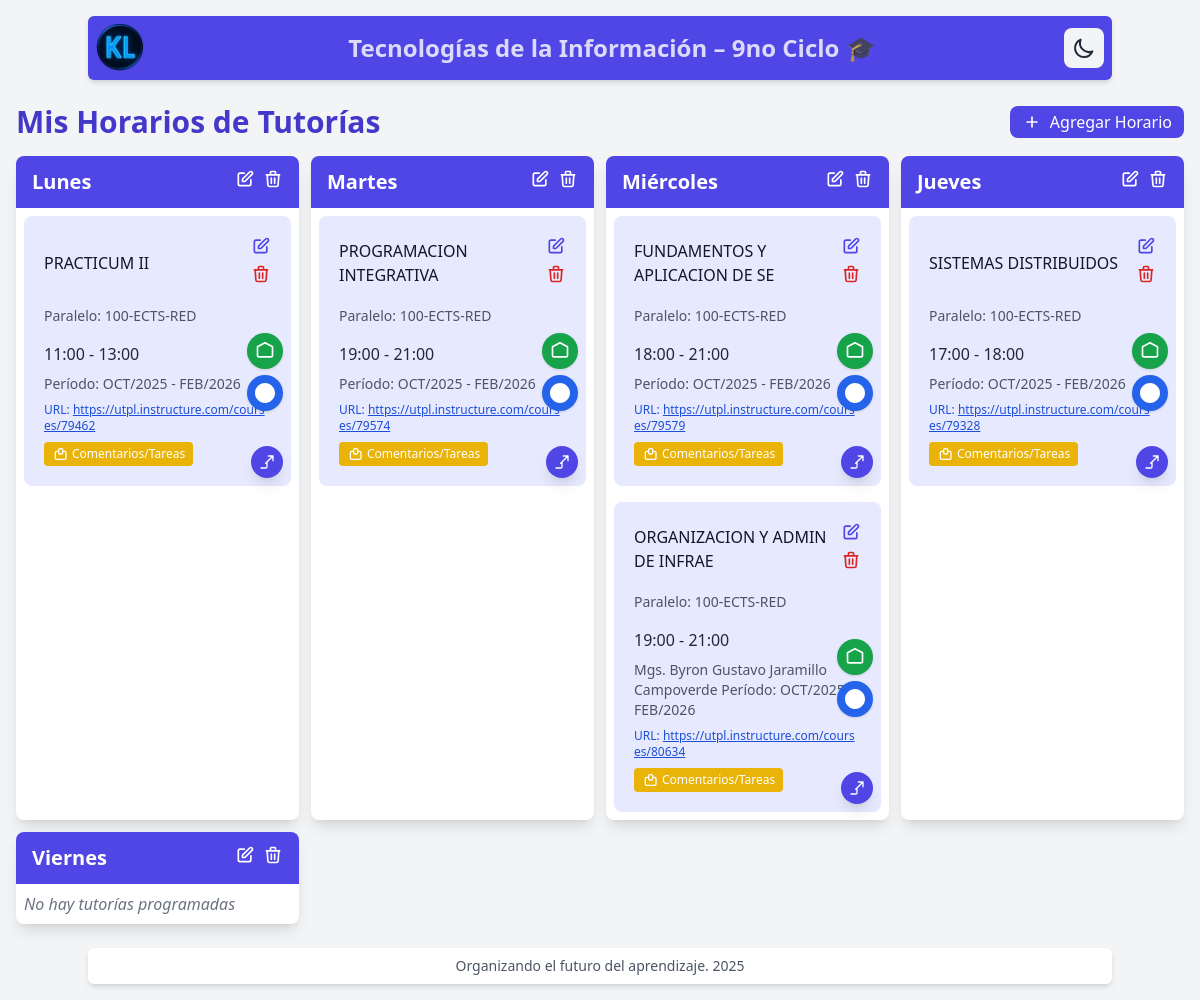
The app's page /, older data.
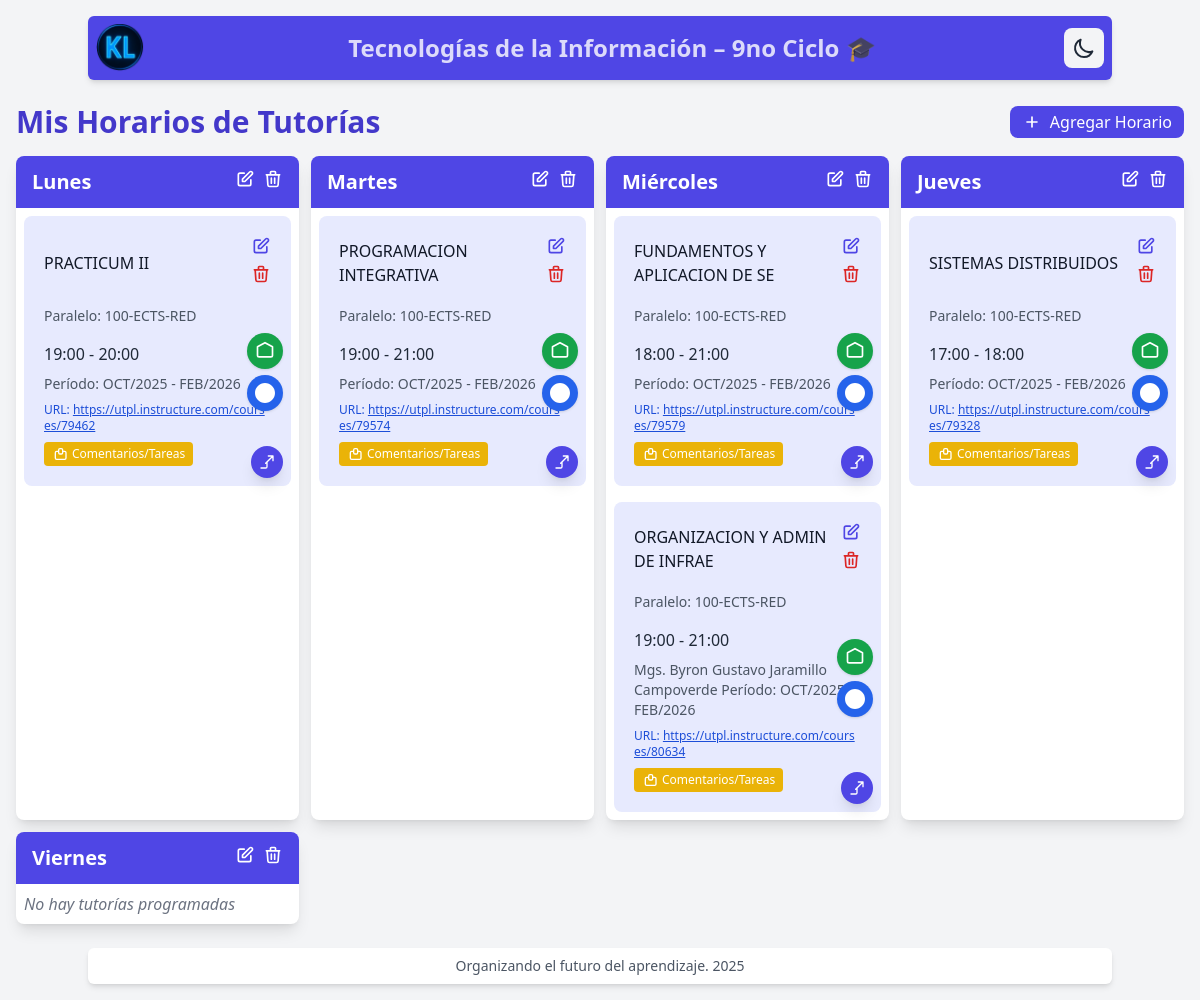
The same page, newer data.
### horarios/models.py (models this page shows, shortened)
class HorarioTutoria(models.Model):
    materia = models.CharField(max_length=100, default='Sin materia')
    paralelo = models.CharField(max_length=50, blank=True, null=True, verbose_name="Paralelo")
    dia = models.ForeignKey(DiaSemana, on_delete=models.CASCADE)
    hora_inicio = models.TimeField()
    hora_fin = models.TimeField()
    notas = models.TextField(blank=True, null=True, verbose_name="Notas (Opcional)")
    url_curso = models.CharField(max_length=300, blank=True, null=True, verbose_name="URL del Curso")
    ruta_local = models.CharField(max_length=500, blank=True, null=True, verbose_name="Ruta Local")
    url_zoom = models.CharField(max_length=300, blank=True, null=True, verbose_name="URL de Zoom")
    class Meta:
        verbose_name = "Horario de Tutoría"
        verbose_name_plural = "Horarios de Tutorías"
        ordering = ['dia', 'hora_inicio']

### horarios/views.py (the view)
# urls.py: path('', views.HorariosListView.as_view(), name='lista_horarios'),
class HorariosListView(ListView):
    model = DiaSemana
    template_name = 'horarios/horarios_list.html'
    context_object_name = 'dias_semana'
    ordering = ['orden']  # Ahora ordena por el campo 'orden'
    def get_queryset(self):
        return DiaSemana.objects.all().order_by('orden')

### horarios/templates/horarios/horarios_list.html (shortened to what the changed rows need)
{% extends 'base.html' %} {% block content %}
<div class="max-w-full mx-auto px-2 py-0">
  <div class="flex justify-between items-center mb-4">
    <h1 class="text-3xl font-bold text-indigo-700 dark:text-indigo-400">Mis Horarios de Tutorías</h1>
  </div>
  <div class="grid grid-cols-1 sm:grid-cols-2 md:grid-cols-3 lg:grid-cols-4 xl:grid-cols-6 2xl:grid-cols-7 gap-3">
    {% for dia in dias_semana %}
    <div class="bg-white dark:bg-dark-card rounded-lg shadow-lg overflow-hidden transition-colors">
      <div class="bg-indigo-600 dark:bg-indigo-800 px-4 py-3">
        <div class="flex justify-between items-center">
          <h2 class="text-xl font-semibold text-white">{{ dia.nombre }}</h2>
          <div class="flex space-x-2">
            <a href="{% url 'horarios:editar_dia' dia.id %}" class="text-white hover:text-gray-200 transition-colors" title="Editar día">
              <svg class="w-5 h-5" fill="none" stroke="currentColor" viewBox="0 0 24 24">
                <path stroke-linecap="round" stroke-linejoin="round" stroke-width="2" d="M11 5H6a2 2 0 00-2 2v11a2 2 0 002 2h11a2 2 0 002-2v-5m-1.414-9.414a2 2 0 112.828 2.828L11.828 15H9v-2.828l8.586-8.586z" />
              </svg>
            </a>
            <form method="post" action="{% url 'horarios:eliminar_dia' dia.id %}" class="inline" onsubmit="return confirm('¿Estás seguro de eliminar este día? No se podrá eliminar si tiene horarios asociados.');">
              <button type="submit" class="text-white hover:text-red-200 transition-colors" title="Eliminar día">
                <svg class="w-5 h-5" fill="none" stroke="currentColor" viewBox="0 0 24 24">
                  <path stroke-linecap="round" stroke-linejoin="round" stroke-width="2" d="M19 7l-.867 12.142A2 2 0 0116.138 21H7.862a2 2 0 01-1.995-1.858L5 7m5 4v6m4-6v6m1-10V4a1 1 0 00-1-1h-4a1 1 0 00-1 1v3M4 7h16" />
                </svg>
              </button>
            </form>
          </div>
        </div>
      </div>
      <div class="p-2">
        {% for horario in dia.horariotutoria_set.all %}
        <div class="bg-[#e7eafe] dark:bg-indigo-900 rounded-lg p-5 mb-4 last:mb-0 transition-all duration-300 hover:shadow-2xl hover:scale-[1.03] hover:bg-indigo-100 dark:hover:bg-indigo-800 relative cursor-pointer horario-card min-h-[120px]" data-horario-id="{{ horario.id }}" data-materia="{{ horario.materia }}" data-paralelo="{{ horario.paralelo|default:'' }}" data-hora-inicio="{{ horario.hora_inicio|time:'H:i' }}" data-hora-fin="{{ horario.hora_fin|time:'H:i' }}" data-notas="{{ horario.notas|default:'' }}" data-url-curso="{{ horario.url_curso|default:'' }}" data-ruta-local="{{ horario.ruta_local|default:'' }}" data-url-zoom="{{ horario.url_zoom|default:'' }}">
          {% if horario.ruta_local %}
          <a href="file:///{{ horario.ruta_local|urlencode }}" class="absolute right-2 top-1/2 -translate-y-1/2 bg-green-600 hover:bg-green-800 text-white rounded-full p-2 shadow transition-colors btn-ruta-local z-20 flex items-center justify-center" title="Abrir carpeta local" onclick="event.stopPropagation(); return abrirRutaLocal('{{ horario.ruta_local|escapejs }}', this);">
            <svg class="w-5 h-5" fill="none" stroke="currentColor" viewBox="0 0 24 24">
              <path stroke-linecap="round" stroke-linejoin="round" stroke-width="2" d="M3 7v10a2 2 0 002 2h14a2 2 0 002-2V7M3 7l9-5 9 5" />
            </svg>
          </a>
          {% endif %}
          {% if horario.url_zoom %}
          <a href="{{ horario.url_zoom }}" target="_blank" class="absolute right-2 top-1/2 translate-y-6 bg-blue-600 hover:bg-blue-800 text-white rounded-full p-2 shadow transition-colors btn-zoom z-20 flex items-center justify-center" title="Unirse a Zoom" onclick="event.stopPropagation();">
          </a>
          {% endif %}
          <div class="flex justify-between items-center mb-4">
            <div class="flex items-center space-x-2">
              <h3 class="font-medium text-gray-900 dark:text-gray-100">{{ horario.materia }}</h3>
            </div>
            <div class="flex flex-col space-y-2">
              <a href="{% url 'horarios:editar_horario' horario.id %}" class="text-indigo-600 hover:text-indigo-800 dark:text-indigo-400 dark:hover:text-indigo-300 transition-colors pointer-events-auto" onclick="event.stopPropagation();">
                <svg class="w-5 h-5" fill="none" stroke="currentColor" viewBox="0 0 24 24">
                  <path stroke-linecap="round" stroke-linejoin="round" stroke-width="2" d="M11 5H6a2 2 0 00-2 2v11a2 2 0 002 2h11a2 2 0 002-2v-5m-1.414-9.414a2 2 0 112.828 2.828L11.828 15H9v-2.828l8.586-8.586z" />
                </svg>
              </a>
              <form method="post" action="{% url 'horarios:eliminar_horario' horario.id %}" class="inline pointer-events-auto" onsubmit="return confirm('¿Estás seguro de eliminar este horario?');" onclick="event.stopPropagation();">
                <button type="submit" class="text-red-600 hover:text-red-800 dark:text-red-400 dark:hover:text-red-300 transition-colors">
                  <svg class="w-5 h-5" fill="none" stroke="currentColor" viewBox="0 0 24 24">
                    <path stroke-linecap="round" stroke-linejoin="round" stroke-width="2" d="M19 7l-.867 12.142A2 2 0 0116.138 21H7.862a2 2 0 01-1.995-1.858L5 7m5 4v6m4-6v6m1-10V4a1 1 0 00-1-1h-4a1 1 0 00-1 1v3M4 7h16" />
                  </svg>
                </button>
              </form>
            </div>
          </div>
          {% if horario.paralelo %}
          <p class="text-sm text-gray-600 dark:text-gray-400 mb-4">Paralelo: {{ horario.paralelo }}</p>
          {% endif %}
          <p class="text-gray-800 dark:text-gray-200">{{ horario.hora_inicio|time:"H:i" }} - {{ horario.hora_fin|time:"H:i" }}</p>
          {% if horario.notas %}
          <p class="text-sm text-gray-600 dark:text-gray-400 mt-2">{{ horario.notas }}</p>
          {% endif %} {% if horario.url_curso %}
          <p class="text-xs text-blue-700 dark:text-blue-300 mt-2 break-all">URL: <a href="{{ horario.url_curso }}" target="_blank" class="underline">{{ horario.url_curso }}</a></p>
          {% endif %}
          {% if horario.url_curso %}
          <a href="{{ horario.url_curso }}" target="_blank" class="absolute bottom-2 right-2 bg-indigo-600 text-white rounded-full p-2 shadow-lg hover:bg-indigo-800 transition-colors z-10 flex items-center justify-center btn-url-curso" title="Ir al curso" onclick="event.stopPropagation();">
            <svg class="w-4 h-4" fill="none" stroke="currentColor" viewBox="0 0 24 24">
              <path stroke-linecap="round" stroke-linejoin="round" stroke-width="2" d="M14 3h7m0 0v7m0-7L10 14m-7 7h7a2 2 0 002-2v-7" />
            </svg>
          </a>
          {% endif %}
          <button type="button" class="mt-2 bg-yellow-500 text-white px-2 py-1 rounded hover:bg-yellow-600 transition-colors text-xs flex items-center btn-comentarios" data-horario-id="{{ horario.id }}">
            <svg class="w-4 h-4 mr-1" fill="none" stroke="currentColor" viewBox="0 0 24 24">
              <path stroke-linecap="round" stroke-linejoin="round" stroke-width="2" d="M17 8h2a2 2 0 012 2v8a2 2 0 01-2 2H7a2 2 0 01-2-2V10a2 2 0 012-2h2m5-4h-2a2 2 0 00-2 2v4a2 2 0 002 2h2a2 2 0 002-2V6a2 2 0 00-2-2z" />
            </svg>
            Comentarios/Tareas
          </button>
        </div>
        {% empty %}
        <p class="text-gray-500 dark:text-gray-400 italic">No hay tutorías programadas</p>
        {% endfor %}
      </div>
    </div>
    {% endfor %}
  </div>
</div>
{% endblock %}

Row changes from the older to the newer data that the page shows:
changed HorarioTutoria "PRACTICUM II": hora_inicio "11:00" → "19:00"; hora_fin "13:00" → "20:00"
